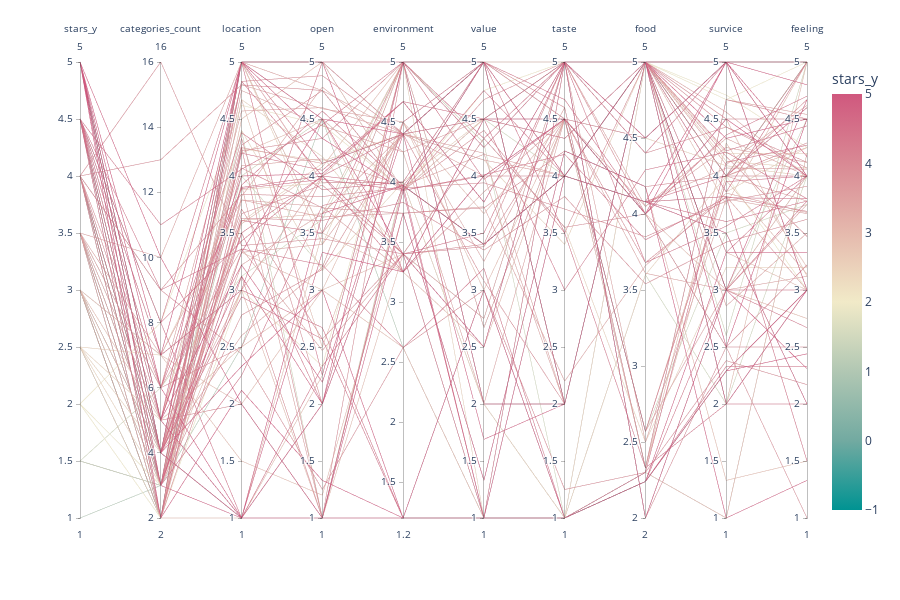

The notebook cell saved with this chart:
### Code cell
import plotly.express as px
test=pd.read_csv("final1000.csv")[['business_id','stars_y', 'categories_count',#'checkin_count',
        'location', 'open', 'environment', 'value', 'taste',
       'food', 'survice', 'feeling']]


fig = px.parallel_coordinates(test[0:100], color='stars_y',
                             color_continuous_scale=px.colors.diverging.Tealrose,
                             color_continuous_midpoint=2)
fig.show()
#fig.write_html('second.html', auto_open=True)
